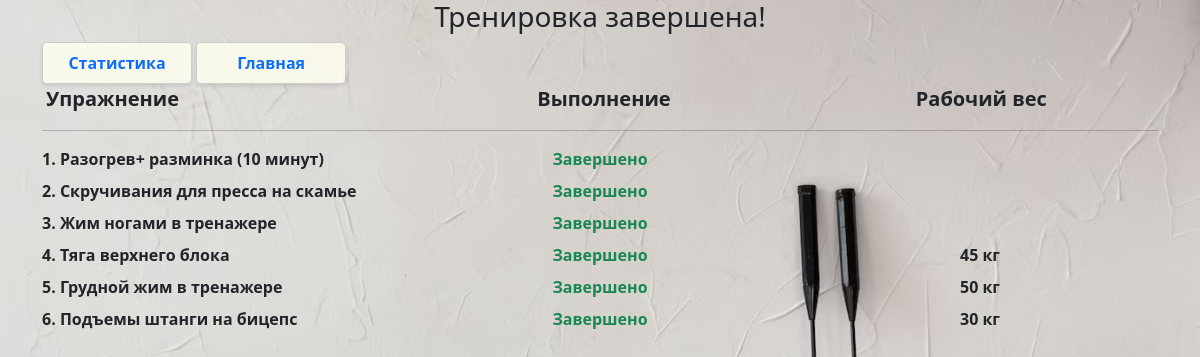
Screenshot of /statistics/details/16 with the database file from the repository.
### _models.py (models this page shows, shortened)
class Exercise(db.Model):
    __tablename__ = 'exercises'
    exercise_id = db.Column(db.Integer, primary_key=True)
    name = db.Column(db.String(50), default='New exercise')
    target = db.Column(db.String(20), default='')
    description = db.Column(db.String(300), default='')
    difficulty = db.Column(db.Integer, default=1)
    time_per_set = db.Column(db.Integer, default=1)
    counter = db.Column(db.Integer, default=0)
    filters = db.Column(JSON, default=[])  # LOCATION_FILTERS.keys
    user_training_exercises = relationship('UserTrainingExercise', back_populates='exercise')
    muscles = relationship('Muscle', secondary='exercise_muscles')
    training = db.relationship('Training', secondary='training_exercises', overlaps="exercises")
    training_exercises = relationship('TrainingExercise', back_populates='exercise')

### main.py (the view)
@app.route('/statistics/details/<int:user_training_id>')
def statistic_details(user_training_id):
    user_training_exercises = UserTrainingExercise.query.filter_by(user_training_id=user_training_id).all()
    finish_data = []
    for ute in user_training_exercises:
        ex = Exercise.query.get(ute.exercise_id)  # для ссылки на статистику упражнений
        ex_id = ex.exercise_id
        ex_name = ex.name
        ex_skipped = ute.skipped
        weight = ute.weight
        finish_data.append({'ex_id': ex_id, 'ex_name': ex_name, 'ex_skipped': ex_skipped, 'weight': weight})
    return render_template('training_finished.html', finish_data=finish_data)

### templates/training_finished.html (shortened to what this page needs)
{% extends 'base.html' %}
{% block body %}
<div class="container text-center">
<h3>Тренировка завершена!</h3>
</div>
<a href="/statistics" class="statistics-btn d-inline-flex p-2 fw-bold fs-6 link-underline link-underline-opacity-0">
    Статистика
</a>
<a href="/" class="statistics-btn d-inline-flex p-2 fw-bold fs-6 link-underline link-underline-opacity-0">
    Главная
</a>
<div class="row mb-0 fs-5">
        <div class="col mb-0 px-3 fw-semibold">
           Упражнение
        </div>
        <div class="col mb-0 fw-semibold text-center">
            Выполнение
        </div>
        <div class="col mb-0 fw-semibold text-center">
            Рабочий вес
        </div>
</div>
 <hr>
{% for ex in finish_data %}
    <div class="row mb-2 fs-6">
        <div class="col fw-semibold">
            {{loop.index}}. {{ex.ex_name}}
        </div>
        <div class="col mb-0 fw-semibold text-center">
            {% if not ex.ex_skipped %} <span class="text-success">Завершено</span> {% else %} <span class="text-danger">Пропущено</span> {% endif %}
        </div>
        <div class="col mb-0 fw-semibold text-center">
            {% if ex.weight>0 %}
                {{ex.weight}} кг
            {% endif %}
        </div>
    </div>
{% endfor %}
{% endblock %}

### static/css/main.css (style rules this page uses)
body { background-image: url('../imgs/background.jpg'); background-size: cover; background-repeat: no-repeat; background-attachment: fixed; }
.statistics-btn { display: flex; justify-content: center; padding: 2px; border: 1px solid #ccc; border-radius: 5px; background-color: rgba(255,255,240, 0.8); box-shadow: 0 2px 4px rgba(0, 0, 0, 0.1); max-width: 150px; width: 100%; }

### rows the page displays
Exercise: ex_name "Разогрев+ разминка (10 минут)"
Exercise: ex_name "Скручивания для пресса на скамье"
Exercise: ex_name "Жим ногами в тренажере"
Exercise: ex_name "Тяга верхнего блока", weight "45"
Exercise: ex_name "Грудной жим в тренажере", weight "50"
Exercise: ex_name "Подъемы штанги на бицепс", weight "30"
